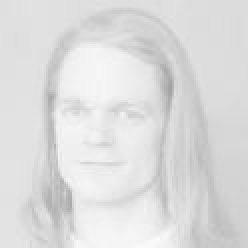
#> input picture images1.jpg, 124 x 124 px (shown 2 times larger)
$ jupyter execute Histogram_Equalization.ipynb
#> lines starting #> are read from the running program, lines starting #| are printed output that depends on the picture
Histogram Equalization

Import Libraries

[cell 1]
import cv2
import numpy as np
from matplotlib import pyplot as plt

Read Image and Convert to Gray Scale

[cell 2]
image_path = "images1.jpg"
img1 = cv2.imread(image_path,0)
#> img1 is the input picture: shape (124, 124); min 160, max 254, mean 220.5
plt.imshow(img1,cmap="gray")

2D array is converted to a 1D array.

[cell 3]
fl = img1.flatten()
#> fl = 15376 values, max 254 at index 14835, min 160 at index 5417, mean 220.5

Histogram and the bins of the image are computed.

[cell 4]
hist,bins = np.histogram(img1,256,[0,255])
#> hist = 256 values, max 897 at index 220, min 0 at index 0, mean 60.06; bins = 257 values from 0 to 255

Plot input Image Histogram

[cell 5]
plt.hist(img1.ravel(), bins=256, color='blue', alpha=0.7, rwidth=0.8)
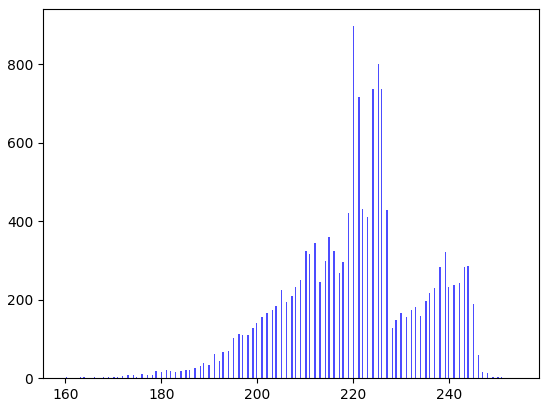
#> figure drawn by matplotlib, 1 panel; tallest bar 897 high, from x = 219.9 to 220.2

 cumulative distribution function is computed

[cell 6]
cdf = hist.cumsum()
#> cdf = 256 values from 0 to 15376
cdf
#> Out = 256 values from 0 to 15376

Places where cdf=0 is masked or ignored and rest is stored in cdf_m.

[cell 7]
cdf_m = np.ma.masked_equal(cdf,0)

Histogram equalization is performed.

[cell 8]
num_cdf_m = (cdf_m - cdf_m.min())*255
den_cdf_m = (cdf_m.max()-cdf_m.min())
#> den_cdf_m = 15374
cdf_m = num_cdf_m/den_cdf_m

The masked places in cdf_m are now 0.

[cell 9]
cdf = np.ma.filled(cdf_m,0).astype('uint8')
#> cdf = 256 values from 0 to 255

cdf values are assigned in the flattened array.

[cell 10]
img2 = cdf[fl]
#> img2 = 15376 values, max 255 at index 14835, min 0 at index 4298, mean 130.2

image2 is 1D so we use reshape command to.make it into 2D

[cell 11]
img2 = np.reshape(img2,img1.shape)
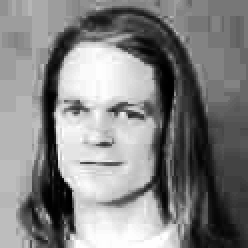
#> img2: shape (124, 124) (shown 2 times larger); min 0, max 255, mean 130.2

[cell 12]
plt.imshow(img2,cmap="gray")

[cell 13]
hist,bins = np.histogram(img2,256,[0,255])
#> hist = 256 values, max 897 at index 119, min 0 at index 10, mean 60.06
plt.hist(img2.ravel(), bins=256, color='green', alpha=0.7, rwidth=0.8)
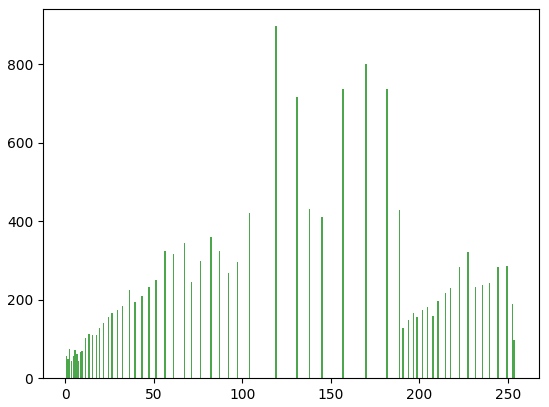
#> figure drawn by matplotlib, 1 panel; tallest bar 897 high, from x = 118.6 to 119.4

[cell 14]
# Plot the images
plt.figure(figsize=(12, 6))
plt.subplot(2, 2, 1)
plt.imshow(img1, cmap='gray')
plt.title('Image 1')
plt.axis('off')

plt.subplot(2, 2, 2)
plt.imshow(img2, cmap='gray')
plt.title('Image 2')
plt.axis('off')

# Plot histograms
plt.subplot(2, 2, 3)
plt.hist(img1.ravel(), bins=256, color='blue', alpha=0.7, rwidth=0.8)
plt.title('Histogram of Image 1')

plt.subplot(2, 2, 4)
plt.hist(img2.ravel(), bins=256, color='green', alpha=0.7, rwidth=0.8)
plt.title('Histogram of Image 2')


plt.tight_layout()
plt.show()
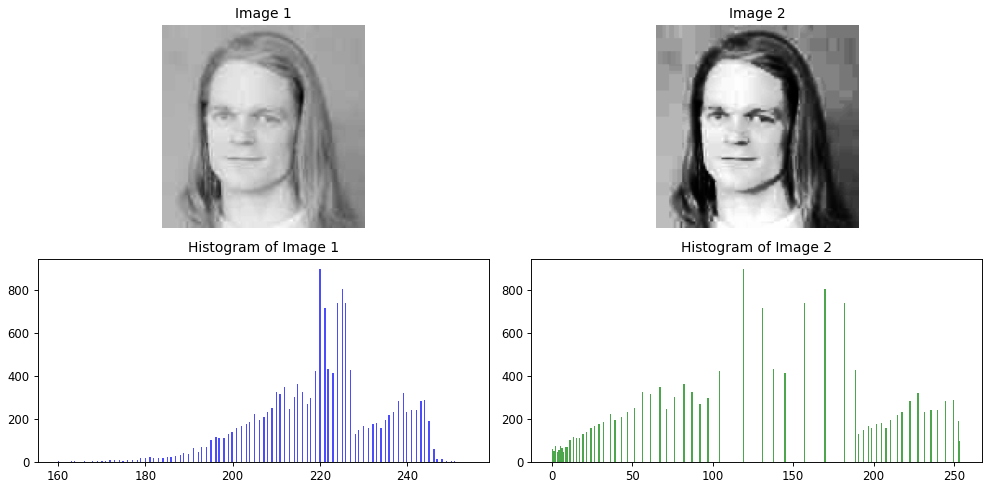
#> figure drawn by matplotlib, 4 panels; panel 3: tallest bar 897 high, from x = 219.9 to 220.2; panel 4: tallest bar 897 high, from x = 118.6 to 119.4

$ run again, with Images2.jpg copied over images1.jpg
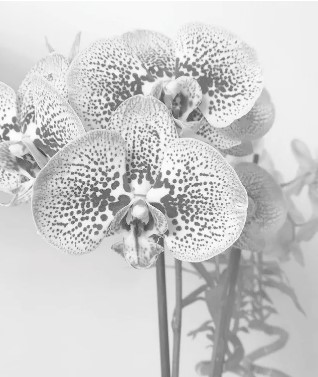
#> input picture Images2.jpg, 318 x 377 px
#> `hist,bins = np.histogram(img1,256,[0,255])`: hist = 256 values, max 7934 at index 232, min 0 at index 0, mean 468.3; bins = 257 values from 0 to 255
#> `cdf = hist.cumsum()`: cdf = 256 values from 0 to 119886
#> den_cdf_m = 119885
#> `cdf = np.ma.filled(cdf_m,0).astype('uint8')`: cdf = 256 values from 0 to 255
#> `img2 = np.reshape(img2,img1.shape)`:
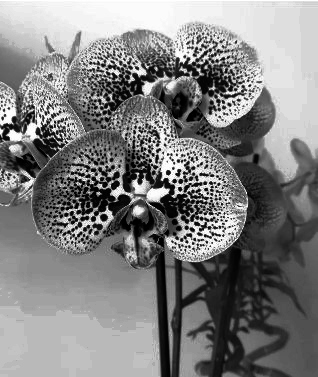
#> img2: shape (377, 318); min 0, max 255, mean 128.9
#> `hist,bins = np.histogram(img2,256,[0,255])`: hist = 256 values, max 7934 at index 185, min 0 at index 37, mean 468.3
#> `plt.show()`:
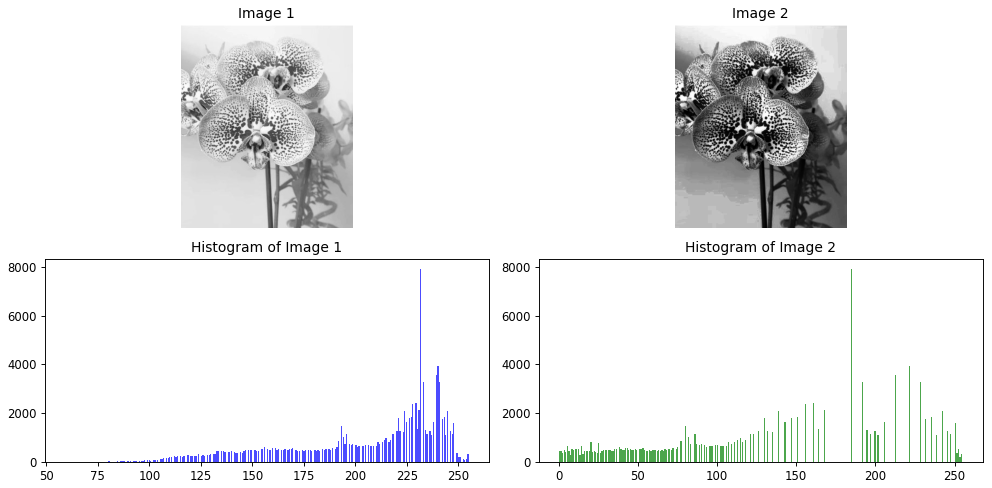
#> figure drawn by matplotlib, 4 panels; panel 3: tallest bar 7934 high, from x = 231.3 to 232; panel 4: tallest bar 7934 high, from x = 184.4 to 185.2
